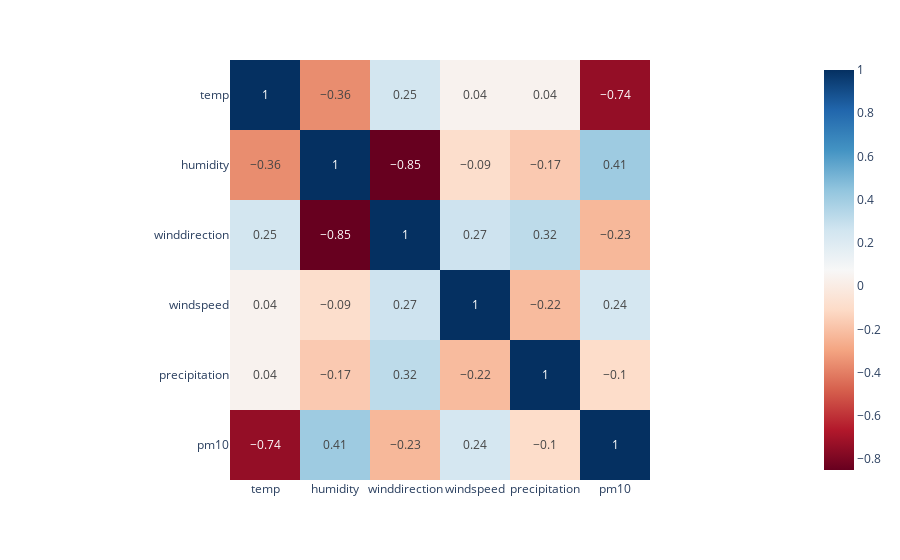

Notebook code for this chart:
### Markdown cell above
### Korrelation über einen Tag (01.01.2022)

### Code cell
correlation_day_df = correlation_df.loc[0:23]
px.imshow(correlation_day_df.corr().round(2), text_auto=True, color_continuous_scale="RdBu")

### Figure 1 — Plotly figure (JSON) as saved in the notebook; plotly's stock layout.template omitted (floating-point values rounded to 4 significant figures)
{"data": [{"coloraxis": "coloraxis", "hovertemplate": "x: %{x}<br>y: %{y}<br>color: %{z}<extra></extra>", "name": "0", "texttemplate": "%{z}", "type": "heatmap", "x": ["temp", "humidity", "winddirection", "windspeed", "precipitation", "pm10"], "xaxis": "x", "y": ["temp", "humidity", "winddirection", "windspeed", "precipitation", "pm10"], "yaxis": "y", "z": [[1, -0.36, 0.25, 0.04, 0.04, -0.74], [-0.36, 1, -0.85, -0.09, -0.17, 0.41], [0.25, -0.85, 1, 0.27, 0.32, -0.23], [0.04, -0.09, 0.27, 1, -0.22, 0.24], [0.04, -0.17, 0.32, -0.22, 1, -0.1], [-0.74, 0.41, -0.23, 0.24, -0.1, 1]]}], "layout": {"coloraxis": {"colorscale": [[0, "rgb(103,0,31)"], [0.1, "rgb(178,24,43)"], [0.2, "rgb(214,96,77)"], [0.3, "rgb(244,165,130)"], [0.4, "rgb(253,219,199)"], [0.5, "rgb(247,247,247)"], [0.6, "rgb(209,229,240)"], [0.7, "rgb(146,197,222)"], [0.8, "rgb(67,147,195)"], [0.9, "rgb(33,102,172)"], [1, "rgb(5,48,97)"]]}, "margin": {"t": 60}, "xaxis": {"anchor": "y", "constrain": "domain", "domain": [0, 1], "scaleanchor": "y"}, "yaxis": {"anchor": "x", "autorange": "reversed", "constrain": "domain", "domain": [0, 1]}}}
